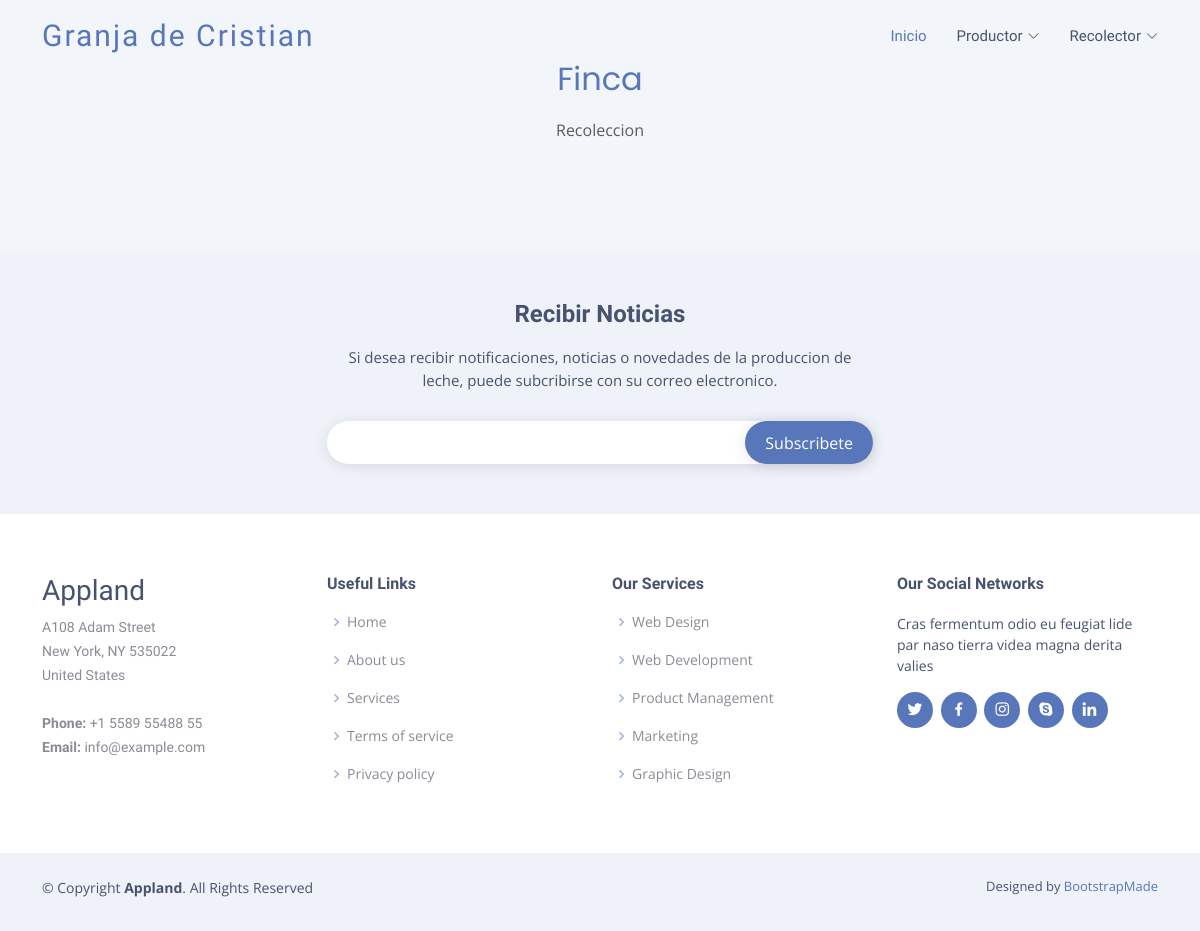
/finca/recoleccion/view/3, run on an earlier commit of the app's database.
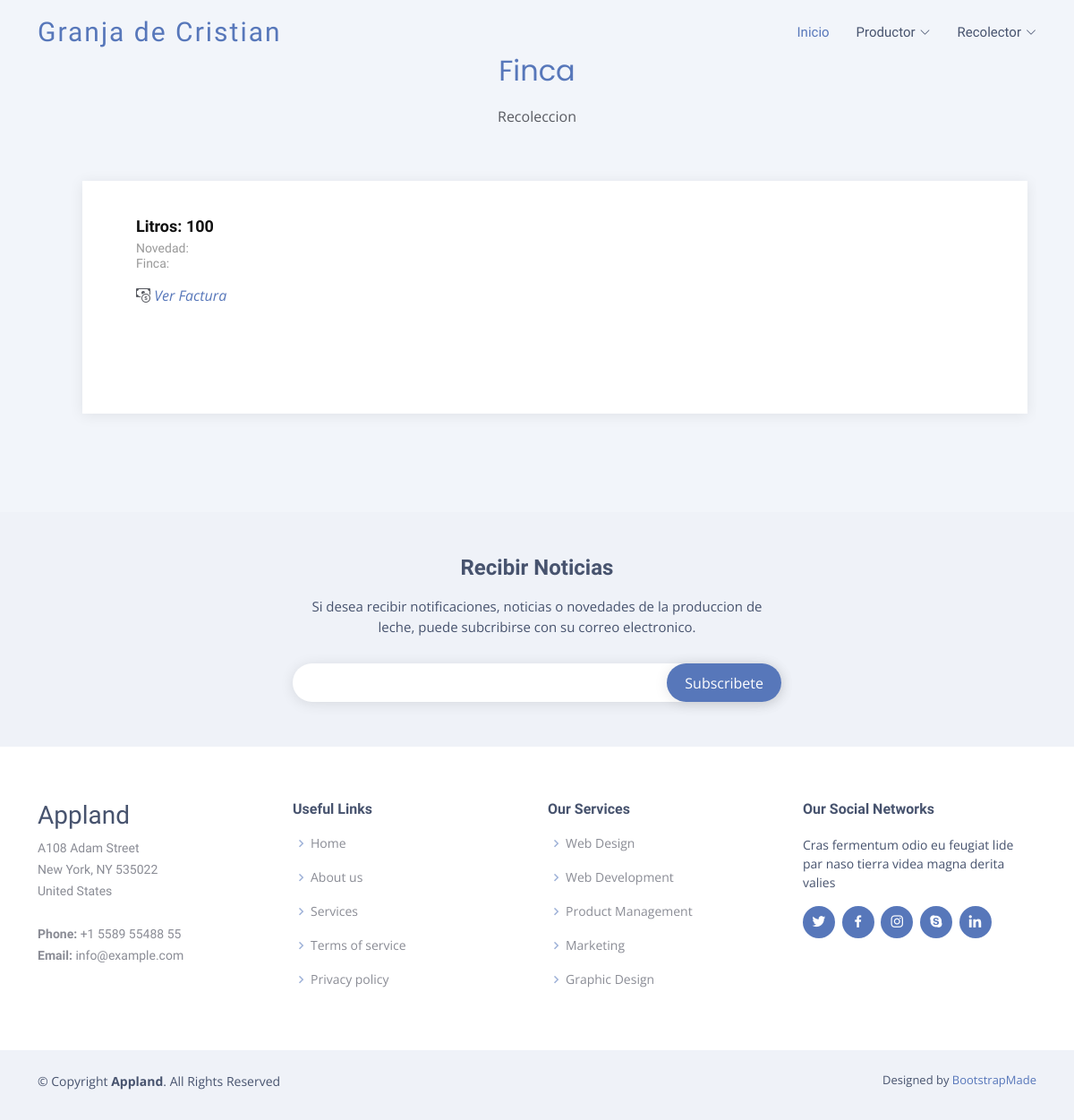
And on a later commit of the database.
### finca/models.py (models this page shows, shortened)
class Recoleccion(models.Model):
    productor = models.ForeignKey(Productor, null=True, blank=True, on_delete=models.CASCADE)
    recolector = models.ForeignKey(Recolector, null=True, blank=True, on_delete=models.CASCADE)
    finca = models.ForeignKey(Finca, null=True, blank=True, on_delete=models.CASCADE)
    cantidad = models.IntegerField(verbose_name='Cantidad de leche')
    novedad = models.CharField(max_length=250, null=True, blank=True, verbose_name='novedad')
    create_at = models.DateTimeField(auto_now_add=True, verbose_name='Creado')
    update_at = models.DateTimeField(auto_now=True, verbose_name='Editado')
    class Meta:
        verbose_name = 'Recoleccion'
        verbose_name_plural = 'Recolecciones'

### finca/views.py (the view)
# urls.py: path('recoleccion/view/<int:pk>', views.mostrarRecoleccion, name="verrecoleccion"),
def mostrarRecoleccion(request, pk):
    finca = Finca.objects.get(pk=pk)
    recolecciones = Recoleccion.objects.filter(finca=finca)
    return render(request, 'recoleccion/mostrar.html', {
        'title': 'Agregar Finca',
        'fincaE': finca,
        'recolecciones':recolecciones
    })

### finca/templates/recoleccion/mostrar.html (shortened to what this page needs)
{% extends 'layouts/layout.html' %}
{% block content %}
{% load static %}
<section id="testimonials" class="testimonials section-bg">
    <div class="container" data-aos="fade-up">
      <div class="section-title">
        <h2>Finca {{finca.nombre}} </h2>
        <p>Recoleccion</p>
      </div>
      <div class="testimonials-slider swiper" data-aos="fade-up" data-aos-delay="200">
        <div class="swiper-wrapper">
            {% for recoleccion in recolecciones %}
          <div class="swiper-slide">
            <div class="testimonial-item">
              <h3>Litros: {{recoleccion.cantidad}}</h3>
              <h4>Novedad: {{recoleccion.novedad}}</h4>
              <h4>Finca: {{finca.nombre}}</h4>
              <p>
                <i class='bi bi-cash-coin' ></i> <a href="{% url 'recibosrecoleccion' recoleccion.pk %}" class="get-started-btn">Ver Factura</a><br>
              </p>
            </div>
        </div>
            {% endfor %}
        </div>
      </div>
    </div>
  </section>
  {% endblock%}

What changed in the data, as far as the page shows it:
added Recoleccion: cantidad "100"
